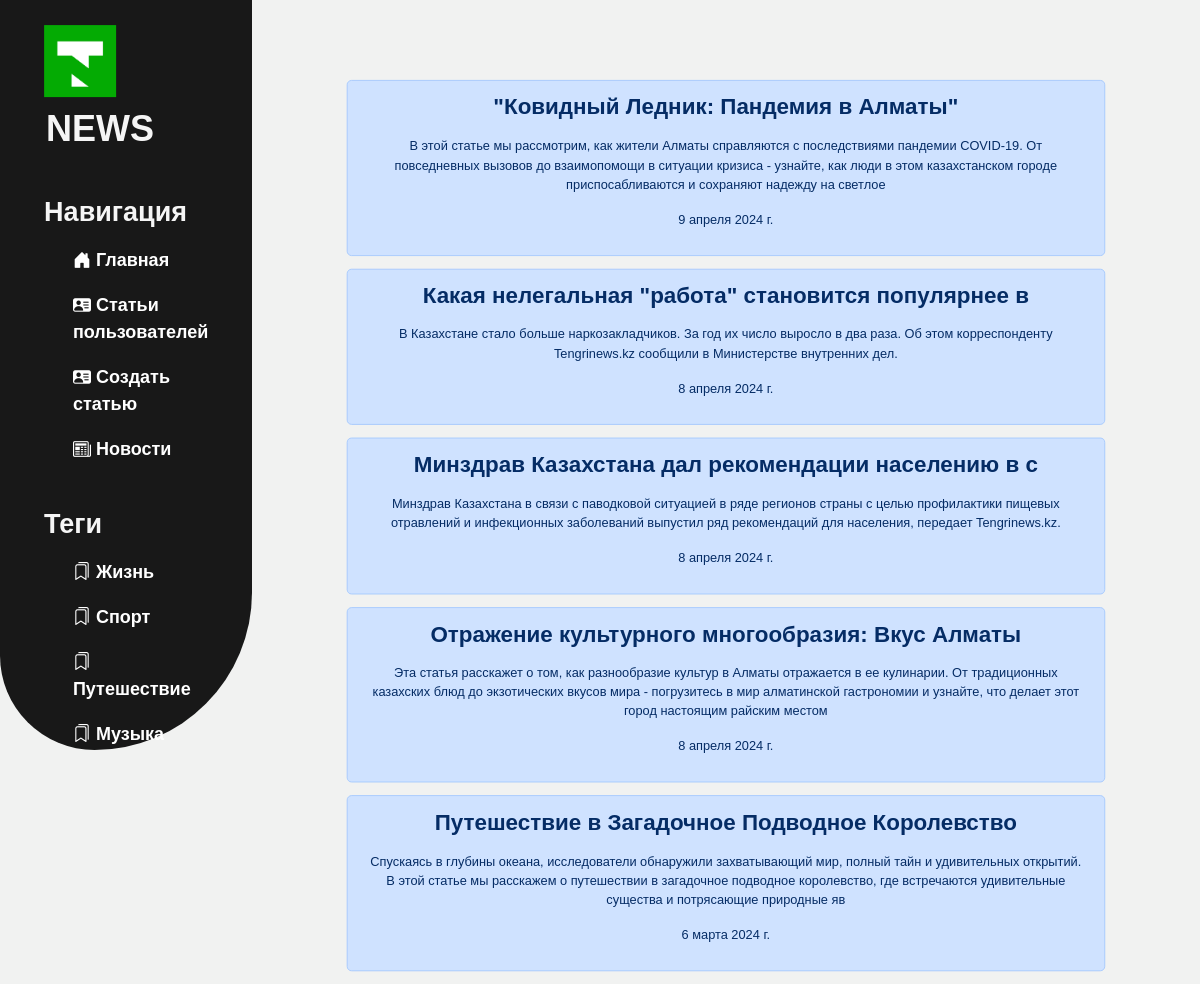
The app's page /articles/ with its own data.
### articles/models.py (models this page shows)
class Article(models.Model):
    title = models.CharField("Название", max_length=50)
    anons = models.CharField("Анонс", max_length=250)
    full_text = models.TextField("Статья")
    date = models.DateField('Дата Публикации')
    def __str__(self):
        return self.title
    class Meta:
        verbose_name = 'Статья'
        verbose_name_plural = 'Статьи'

### articles/views.py (the view)
# urls.py: path('', views.articles_home, name='articles'),
def articles_home(request):
    articles = Article.objects.order_by('-date')
    print(articles)
    return render(request, 'main/articles.html', {'article': articles})

### main/templates/main/articles.html (shortened to what this page needs)
{% extends "main/layout.html" %}
{% block content %}
    {% if article %}
        {% for el in article %}
            <div class="article-container">
                <div class="alert alert-primary" role="alert">
                    <h3><b>{{ el.title }}</b></h3>
                    <p class="text-border">{{ el.anons }}</p>
                    <p>{{ el.date }}</p>
                </div>
            </div>
        {% endfor %}
    {% else %}
        <h1>Лол новостей нету (такого быть не может по идее)</h1>
    {% endif %}
{% endblock %}

### main/templates/main/layout.html (shortened to what this page needs)
{% load static %}
<!DOCTYPE html>
<html>
    <head>
        <link rel="stylesheet" href="https://cdn.jsdelivr.net/npm/bootstrap@5.3.2/dist/css/bootstrap.min.css">
        <link rel="stylesheet" href="https://cdn.jsdelivr.net/npm/bootstrap-icons@1.10.2/font/bootstrap-icons.css">
        <link rel="stylesheet" href = "{% static 'main/css/main.css' %}">
    </head>
    <body>
        <aside>
            <div class="content-of-aside">
                <img src="{% static 'main/img/icon.jpg' %}" alt="Logo">
                <span class="logo">NEWS</span>
                <h3>Навигация</h3>
                <ul>
                    <a href="{% url "home" %}"><li><i class="bi bi-house-door-fill"></i> Главная</li></a>
                    <a href="{% url "articles" %}"><li><i class="bi bi-person-vcard-fill"></i> Статьи пользователей</li></a>
                    <a href="{% url "create" %}"><li><i class="bi bi-person-vcard-fill"></i> Создать статью</li></a>
                    <a href="{% url "news_home" %}"><li><i class="bi bi-newspaper"></i> Новости</li></a>
                </ul>
                <h3>Теги</h3>
                <ul>
                    <a href="{% url "life" %}"><li><i class="bi bi-bookmarks"></i> Жизнь</li></a>
                    <a href="{% url "sport" %}"><li><i class="bi bi-bookmarks"></i> Спорт</li></a>
                    <a href="{% url "travel" %}"><li><i class="bi bi-bookmarks"></i> Путешествие</li></a>
                    <a href="{% url "music" %}"><li><i class="bi bi-bookmarks"></i> Музыка</li></a>
                </ul>
                </div>
        </aside>
        <main>
            {% block content %}
            {% endblock %}
        </main>
    </body>
</html>

### main/static/main/css/main.css (style rules this page uses)
body { background: #f1f2f1; display: grid; grid-template-columns: 2fr 8fr; }
* { box-sizing: border-box; margin: 0; padding: 0; font-family: Arial, Helvetica, sans-serif; }
aside { background: #181818; padding: 35px; height: 750px; color: whitesmoke; border-radius: 0px 0px 250px 150px; }
.content-of-aside { margin-top: -50px; transform: scale(0.9); }
aside img { width: 80px; float: left; }
aside .logo { font-size: 40px; margin-left: 2px; font-weight: bold; position: relative; top: 5px; }
aside h3 { margin-top: 50px; font-size: 30px; font-weight: bold; }
aside ul { list-style: none; font-weight: bold; }
aside ul li { color: #fff; display: block; margin-top: 20px; font-size: 20px; transition: transform .6s ease; }
aside ul a { text-decoration: none; }
main { transform: scale(0.8); text-align: center; height: 100vh; display: flex; flex-direction: column; justify-content: space-evenly; }
.text-border { padding: 10px; margin: 10px 0; border-radius: 5px; }

### records on screen
Article: title "\"Ковидный Ледник: Пандемия в Алматы\"", anons "В этой статье мы рассмотрим, как жители Алматы справляются с последствиями пандемии COVID-19. От повседневных вызовов до взаимопомощи в ситуации кризиса - узнайте, как люди в этом казахстанском городе приспосабливаются и сохраняют надежду на светлое", date "9 апреля 2024 г."
Article: title "Какая нелегальная \"работа\" становится популярнее в", anons "В Казахстане стало больше наркозакладчиков. За год их число выросло в два раза. Об этом корреспонденту Tengrinews.kz сообщили в Министерстве внутренних дел.", date "8 апреля 2024 г."
Article: title "Минздрав Казахстана дал рекомендации населению в с", anons "Минздрав Казахстана в связи с паводковой ситуацией в ряде регионов страны с целью профилактики пищевых отравлений и инфекционных заболеваний выпустил ряд рекомендаций для населения, передает Tengrinews.kz.", date "8 апреля 2024 г."
Article: title "Отражение культурного многообразия: Вкус Алматы", anons "Эта статья расскажет о том, как разнообразие культур в Алматы отражается в ее кулинарии. От традиционных казахских блюд до экзотических вкусов мира - погрузитесь в мир алматинской гастрономии и узнайте, что делает этот город настоящим райским местом", date "8 апреля 2024 г."
Article: title "Путешествие в Загадочное Подводное Королевство", anons "Спускаясь в глубины океана, исследователи обнаружили захватывающий мир, полный тайн и удивительных открытий. В этой статье мы расскажем о путешествии в загадочное подводное королевство, где встречаются удивительные существа и потрясающие природные яв", date "6 марта 2024 г."
